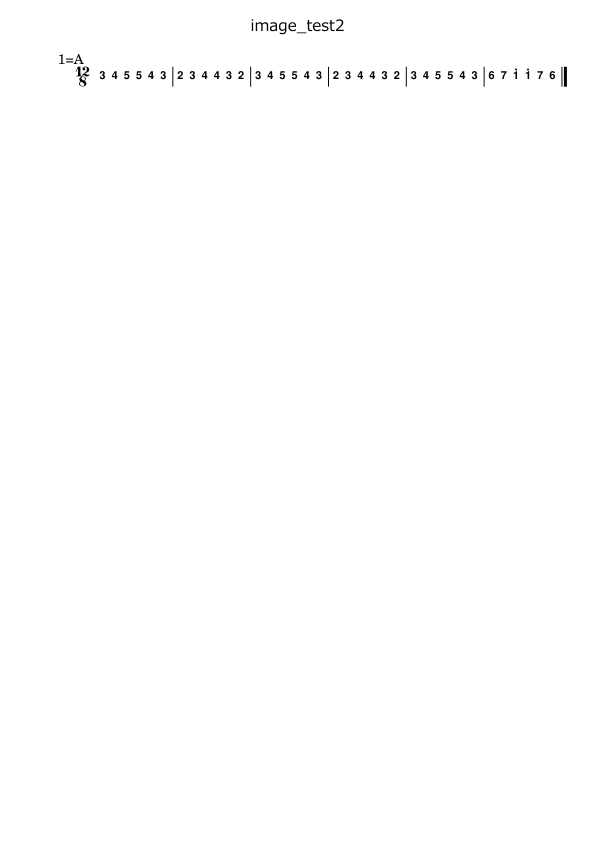
#> input picture image_test2.png, 1191 x 1684 px (shown at 1/2 size)
$ python -i measure_cv.py   (imports and definitions only)
#> lines starting #> are read from the running program, lines starting #| are printed output that depends on the picture; after the words box and inside, x2 and y2 are one past the last pixel; in counts of white or black regions, pixels touching at a corner belong together
"""Deterministic CV analysis of a single-measure jianpu chunk.

The VLM reads digit identities (and accidentals) reliably but mis-reads the
small geometric marks: octave dots, duration underlines, dotted-note dots and
sustain dashes. All of those are plain geometry on a LilyPond-rendered jianpu
image, so this module detects them with connected-component analysis and the
caller overrides the VLM fields / rebuilds the in-measure token sequence.

Detected per measure:
  - digit glyphs (incl. rest '0'), left-to-right, with accidentals merged in
  - octave dots above/below each digit  → oct offset
  - underline count below each digit    → duration q/e/s
  - small mid-height dot right of digit → dotted note
  - sustain dashes at body mid-height   → '-' tokens with x order preserved

Anchoring: the caller passes `n_expected` (the VLM's digit count for the
measure). We keep exactly that many of the most digit-like glyphs, which
sidesteps unstable segmentation. If CV cannot find that many digits the caller
falls back to the VLM's own fields.
"""
from __future__ import annotations

import math
import re
from dataclasses import dataclass, field

import numpy as np

_DARK_THRESH = 160       # 灰度 < 此值视为内容（黑字白底）
_FLAT_AR = 3.0           # w/h >= 此值且矮 → 水平线（下划线或延音线）
_FLAT_MAX_H_FRAC = 0.10  # 水平线厚度上限（占图高比例）
_BARLINE_H_FRAC = 0.40   # 组件高占块高 >= 此比例 → 疑似含小节竖线
                         # （实测低音区小节的竖线 h≈0.44*H，0.45 阈值会漏擦，
                         #  残段把 ref_h 抬高、挤掉真数字 → 误判音符数）
_DOT_MAX_FRAC = 0.38     # 点的宽高上限（相对参考数字高）
_DOT_AR_LO, _DOT_AR_HI = 0.4, 2.6   # 点的宽高比范围（圆点≈1）
_MIN_COMP_PX = 4         # 连通域最少像素，过滤噪点
_ACC_MAX_W = 0.90        # 升降号宽度上限（相对参考数字宽）
_BAND_TOL = 0.62         # 数字主体 y 中心偏离带中心 <= 此比例*参考高 才算同一行


@dataclass
class _Comp:
    x0: int
    y0: int
    w: int
    h: int
    area: int

    @property
    def x1(self) -> int:
        return self.x0 + self.w

    @property
    def y1(self) -> int:
        return self.y0 + self.h

    @property
    def cx(self) -> float:
        return self.x0 + self.w / 2.0

    @property
    def cy(self) -> float:
        return self.y0 + self.h / 2.0


@dataclass
class DigitGlyph:
    """一个数字（含合并进来的升降号）及其检测出的记号。

    acc_char: CV 对左侧紧贴字形的升降号分类——'#'(升)、'b'(降)、
    ''(无或还原号 ♮；还原号在 jianpu 文本里就是裸数字)。
    """
    x0: int
    y0: int
    x1: int
    y1: int
    oct: int = 0
    underlines: int = 0
    dotted: bool = False
    acc_char: str = ''
    acc_w: int = 0          # 升降号组件宽（调试/调参用）
    acc_fill: float = 0.0   # 升降号填充率 area/(w*h)（调试/调参用）

    @property
    def cx(self) -> float:
        return (self.x0 + self.x1) / 2.0

    @property
    def cy(self) -> float:
        return (self.y0 + self.y1) / 2.0

    @property
    def w(self) -> int:
        return self.x1 - self.x0

    @property
    def h(self) -> int:
        return self.y1 - self.y0


@dataclass
class MeasureCV:
    """单小节 CV 分析结果。events 按 x 升序：('note', DigitGlyph) / ('dash', x)。"""
    digits: list[DigitGlyph] = field(default_factory=list)
    dash_xs: list[float] = field(default_factory=list)

    # [17 lines left out: functions events, _col_max_run, not called in this run]


def _erase_barlines(dark: np.ndarray) -> np.ndarray:
    """组件级抹掉小节竖线，返回新 mask。

    两类：
      1. 纯竖线组件（很高且窄）→ 整个组件清除。
      2. 混合组件：时值下划线一直延伸到竖线旁并相连，连通域把
         「下划线+竖线」合成一个又高又宽的组件 → 只清除其中
         垂直游程接近组件全高的列，下划线即与竖线分离。
    高度阈值用块高 H 的比例：数字主体 <0.35H，竖线（含上下余量）≥0.45H。
    """
    import cv2
    H, W = dark.shape
    n, labels, stats, _ = cv2.connectedComponentsWithStats(
        dark.astype(np.uint8), connectivity=8)
    out = dark.copy()
    for i in range(1, n):
        x, y, w, h = (int(stats[i, cv2.CC_STAT_LEFT]), int(stats[i, cv2.CC_STAT_TOP]),
                      int(stats[i, cv2.CC_STAT_WIDTH]), int(stats[i, cv2.CC_STAT_HEIGHT]))
        if h < _BARLINE_H_FRAC * H:
            continue
        mask = labels[y:y + h, x:x + w] == i
        if w <= max(10, 0.12 * h):
            out[y:y + h, x:x + w][mask] = False          # 纯竖线
            continue
        # 混合组件：逐列查游程，抹掉接近全高的列
        sub = out[y:y + h, x:x + w]
        for cx in range(w):
            col = np.where(mask[:, cx], sub[:, cx], False)
            if _col_max_run(col) >= 0.8 * h:
                sub[:, cx][mask[:, cx]] = False
    return out


def _components(dark: np.ndarray) -> list[_Comp]:
    import cv2
    n, _, stats, _ = cv2.connectedComponentsWithStats(
        dark.astype(np.uint8), connectivity=8)
    out = []
    for i in range(1, n):
        x, y, w, h, area = (int(stats[i, cv2.CC_STAT_LEFT]),
                            int(stats[i, cv2.CC_STAT_TOP]),
                            int(stats[i, cv2.CC_STAT_WIDTH]),
                            int(stats[i, cv2.CC_STAT_HEIGHT]),
                            int(stats[i, cv2.CC_STAT_AREA]))
        if area >= _MIN_COMP_PX:
            out.append(_Comp(x, y, w, h, area))
    return out


def _classify_accidental(acc: _Comp, denom_w: float) -> str:
    """把紧贴数字左侧的升降号组件分类为 '#'（升）或 'n'（还原 ♮）。

    LilyPond 简谱字体里宽度差异稳定（image_test0 实测，相对数字宽）：
      ♯  0.65–0.69（两竖两横，宽）
      ♮  0.45–0.47（两竖错位，窄）
    TODO: ♭（降号）在现有测试谱中未出现，暂归入 'n'；遇到降号谱
    需要补充形状特征（♭ 上半窄下半宽）。
    """
    rel_w = acc.w / max(1.0, denom_w)
    return '#' if rel_w >= 0.55 else 'n'


def _detect_timesig_cutoff(cands: list[_Comp], H: int) -> float:
    """块 0 含拍号（上下叠放的两个大数字）和 '1=X' 调号文本。

    找垂直堆叠对：x 重叠 >= 60%、两者都较大、合计高度接近内容高 → 拍号。
    返回其右边缘 + 余量；CV 忽略其左侧的一切（调号文本在拍号左上方）。
    """
    big = [c for c in cands if c.h >= 0.22 * H]
    for a in big:
        for b in big:
            if b.y0 <= a.y0 or b is a:
                continue
            ox = min(a.x1, b.x1) - max(a.x0, b.x0)
            if ox < 0.6 * min(a.w, b.w):
                continue
            if b.y0 - a.y1 > 0.25 * H:
                continue
            # 用堆叠对的总纵跨（上字形顶 → 下字形底）判定，而非两高之和：
            # 实测 4/4 拍号两个 '4' 总跨 ~0.45*H；旧的 0.55*H 阈值漏判，
            # 导致 '1=G' 调号文本与拍号数字漏进首小节被当成音符。
            if (b.y1 - a.y0) >= 0.40 * H:
                return max(a.x1, b.x1) + 0.02 * H
    return -1.0


def analyze_measure(img, n_expected: int) -> MeasureCV | None:
    """Analyze ONE measure image. Returns None when CV cannot anchor reliably.

    Args:
        img: PIL image of one measure chunk (cropped + upscaled by caller).
        n_expected: VLM's digit count for this measure (rests included,
            sustain dashes excluded). CV keeps exactly this many digit glyphs;
            returns None if it cannot. Pass -1 to keep ALL in-band glyphs
            (unanchored mode, used by count_digits).
    """
    if n_expected == 0 or n_expected < -1:
        return None
    g = np.array(img.convert('L'))
    H, W = g.shape
    dark = _erase_barlines(g < _DARK_THRESH)
    comps = _components(dark)
    if not comps:
        return None

    # ── 1. 粗分类：水平线（flat）/ 字形候选（竖线已在 mask 阶段抹掉） ────
    flats: list[_Comp] = []
    glyphs: list[_Comp] = []
    for c in comps:
        if c.x0 <= 1 or c.x1 >= W - 2:
            continue   # 贴着块边缘 → 邻小节字形被裁剪的残片
        if c.h >= _BARLINE_H_FRAC * H and c.w <= 0.12 * c.h:
            continue   # 竖线残段兜底
        if (c.h <= _FLAT_MAX_H_FRAC * H and c.w >= _FLAT_AR * c.h):
            flats.append(c)
        else:
            glyphs.append(c)
    if not glyphs:
        return None

    # ── 2. 块 0 的拍号/调号区域：忽略其左侧的所有内容 ────────────────────
    cutoff = _detect_timesig_cutoff(glyphs, H)
    if cutoff > 0:
        glyphs = [c for c in glyphs if c.cx > cutoff]
        flats = [c for c in flats if c.cx > cutoff]
        if not glyphs:
            return None

    # ── 3. 参考尺寸：用较大的字形估计数字的典型高/宽 ────────────────────
    #     80 分位向上取整：只有 2 个字形（数字+八度点）时必须取大的那个；
    #     宽度同理——窄数字"1"和升降号会把中位数拉得过低
    hs = sorted(c.h for c in glyphs)
    ref_h = hs[min(len(hs) - 1, math.ceil(0.8 * (len(hs) - 1)))]
    big = [c for c in glyphs if c.h >= 0.7 * ref_h]
    ws = sorted(c.w for c in big) or [ref_h // 2]
    ref_w = ws[min(len(ws) - 1, math.ceil(0.8 * (len(ws) - 1)))]

    # ── 4. 合并升降号：#/b/♮ 紧贴其右侧数字（间距 ~0.3*数字宽），
    #     远小于音符之间的排版间距（>= ~0.5*数字宽）
    big_sorted = sorted(big, key=lambda c: c.x0)
    merge_gap = 0.45 * ref_w
    merged: list[list[_Comp]] = []
    for c in big_sorted:
        if merged:
            prev = merged[-1]
            gap = c.x0 - max(p.x1 for p in prev)
            prev_w = max(p.x1 for p in prev) - min(p.x0 for p in prev)
            # 前一组是较窄字形（疑似升降号）且与当前字形几乎相接 → 合并
            if gap <= merge_gap and prev_w <= _ACC_MAX_W * ref_w:
                prev.append(c)
                continue
        merged.append([c])

    # 组内面积最大的组件是数字本体；bbox 用本体而非整组——
    # 升降号比数字高，若把它并入 bbox，body_top 会被抬到八度点之上，
    # 导致"点在主体上方"的判断失败。
    cands: list[DigitGlyph] = []
    for grp in merged:
        body = max(grp, key=lambda c: c.area)
        dg = DigitGlyph(body.x0, body.y0, body.x1, body.y1)
        accs = [c for c in grp if c is not body and c.x1 <= body.x0 + 2]
        if accs:
            acc = max(accs, key=lambda c: c.area)
            dg.acc_char = _classify_accidental(acc, max(body.w, ref_w))
            dg.acc_w = acc.w
            dg.acc_fill = acc.area / max(1, acc.w * acc.h)
        cands.append(dg)

    # ── 5. 选数字：先用全体大字形的 y 中位数定主体带，剔除带外字形
    #     （上标小节号、力度记号等），再按面积取 top-N ────────────────────
    band_cy = float(np.median([d.cy for d in cands]))
    in_band = [d for d in cands if abs(d.cy - band_cy) <= _BAND_TOL * ref_h]
    if n_expected == -1:
        sel = in_band                       # 无锚模式：保留全部带内字形
    else:
        ranked = sorted(in_band, key=lambda d: d.w * d.h, reverse=True)
        sel = ranked[:n_expected]
        if len(sel) != n_expected:
            return None
    digits = sorted(sel, key=lambda d: d.x0)

    # 数字主体 y 带（用于区分延音线 / 下划线 / 八度点）
    body_top = float(np.median([d.y0 for d in digits]))
    body_bot = float(np.median([d.y1 for d in digits]))

    # ── 6. 小字形（点）：分配八度点 / 附点 ──────────────────────────────
    dot_max = _DOT_MAX_FRAC * ref_h
    small = [c for c in glyphs
             if c.h <= dot_max and c.w <= dot_max
             and _DOT_AR_LO <= (c.w / max(1, c.h)) <= _DOT_AR_HI
             and not any(d.x0 <= c.cx <= d.x1 and d.y0 <= c.cy <= d.y1
                         for d in digits)]
    for c in small:
        # 附点：y 在主体带内，且紧跟某数字右侧
        if body_top - 0.1 * ref_h <= c.cy <= body_bot + 0.1 * ref_h:
            left = [d for d in digits if d.x1 <= c.cx]
            if left:
                d = max(left, key=lambda d: d.x1)
                if c.x0 - d.x1 <= 0.9 * ref_w:
                    d.dotted = True
            continue
        # 八度点：x 居中对齐某数字，y 在其上方或下方
        # 窗口取 1.7*ref_h：双低八度（oct=-2）的两个堆叠点中，第二个点会被
        # 数字下方的时值下划线往下挤，实测落在 ~1.24*ref_h 处；窗口必须够宽
        # 才能把它算进来（旧的 1.2 阈值会漏掉带下划线低音的第二个点 → 误判为
        # -1）。1.7*ref_h 在 280px 单小节块内仍不会触及相邻行。
        for d in digits:
            if abs(c.cx - d.cx) > 0.55 * max(d.w, ref_w * 0.5):
                continue
            if c.cy < body_top and (body_top - c.cy) <= 1.7 * ref_h:
                d.oct += 1
            elif c.cy > body_bot and (c.cy - body_bot) <= 1.7 * ref_h:
                d.oct -= 1
            break
    for d in digits:
        d.oct = max(-2, min(2, d.oct))

    # ── 7. 水平线：主体带中间 → 延音线；主体带下方 → 时值下划线 ──────────
    dash_xs: list[float] = []
    for c in flats:
        if c.cy <= body_bot - 0.15 * ref_h:
            # 主体带内（中线附近）→ 延音线
            if c.cy >= body_top - 0.1 * ref_h:
                dash_xs.append(c.cx)
            continue
        # 下划线：给 x 区间有重叠的每个数字 +1
        for d in digits:
            if min(c.x1, d.x1) - max(c.x0, d.x0) > 0.3 * d.w:
                d.underlines += 1
    for d in digits:
        d.underlines = min(d.underlines, 2)

    return MeasureCV(digits=digits, dash_xs=sorted(dash_xs))


_UL_TO_DUR = {0: 'q', 1: 'e', 2: 's'}

_P_SANITIZE = re.compile(r"^([#b♯♭]?)([0-7iríRI])[',’.]*$")


# [51 lines left out: functions _sanitize_digit, _apply_accidentals, not called in this run]


_HOLE_DIGITS = set('046')      # 这套字体里带封闭洞的数字
_OPEN_DIGITS = set('12357')    # 无洞数字


# [41 lines left out: functions _count_holes, verify_identities, not called in this run]


_SIG_SIZE = 24          # 模板签名图边长
_TEMPLATE_MIN_SIM = 0.95  # 模板命中阈值（同页同字形余弦相似度实测 >= 0.993）


# [82 lines left out: functions _glyph_signature, harvest_glyph_templates, reclassify_by_templates, count_digits, not called in this run]


def glyph_crops(img, pad_frac: float = 0.15) -> list:
    """无锚分析小节图，返回每个数字字形的小裁剪图（含左侧升降号区域）。

    用于逐字形识别兜底：VLM 对整小节漏读/多读时，把每个字形单独裁出来
    问"这是什么数字"，错误模式大幅简化。裁剪不含上下八度点——八度由
    CV 独管，露出点反而诱导 VLM 输出 'i' 等组合字形。
    返回 [(DigitGlyph, PIL.Image), ...] 按 x 升序；分析失败返回 []。
    """
    cv = analyze_measure(img, n_expected=-1)
    if cv is None or not cv.digits:
        return []
    W, H = img.size
    out = []
    digs = cv.digits
    for i, d in enumerate(digs):
        # 左边界：向左扩一个字宽以包含升降号，但不越过前一个字形
        left_lim = digs[i - 1].x1 + 2 if i > 0 else max(0, d.x0 - int(1.2 * d.w))
        x0 = max(left_lim, d.x0 - int(1.0 * d.w))
        x1 = min(W, d.x1 + int(0.25 * d.w))
        y0 = max(0, d.y0 - int(pad_frac * d.h))
        y1 = min(H, d.y1 + int(pad_frac * d.h))
        out.append((d, img.crop((x0, y0, x1, y1))))
    return out


# [61 lines left out: functions build_notes_from_cv, reconcile, not called in this run]

>>> from PIL import Image
>>> picture = Image.open('../../image_test2.png')
#> picture is the input picture: PIL image 1191x1684 RGB; min 0, max 255, mean 254.3
>>> result = glyph_crops(picture)
#> in _erase_barlines, `n, labels, stats, _ = cv2.connectedComponentsWithStats( dark.astype(np..`:
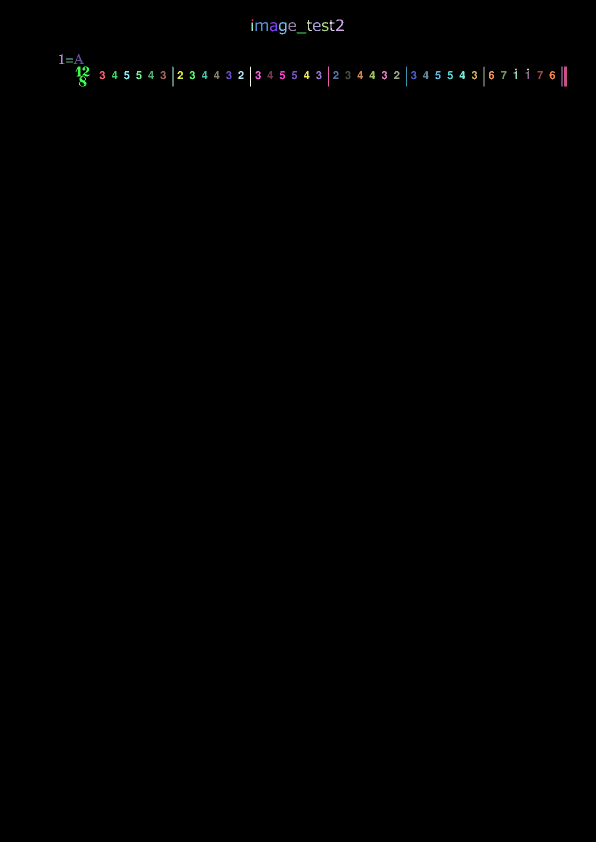
#> labels: shape (1684, 1191) int32 (shown at 1/2 size); 63 distinct labels, from 0 to 62; one colour per label, 0 black
#> in _erase_barlines, `n, labels, stats, _ = cv2.connectedComponentsWithStats( dark.astype(np..`: n = 63; stats = 63 rows, first 6: [0, 0, 1191, 1684, 1999536], [503, 39, 4, 3, 10], [672, 39, 16, 23, 141], [614, 40, 10, 22, 78], [659, 40, 10, 22, 78], [503, 45, 3, 17, 51]
#> in _erase_barlines, `out = dark.copy()`:
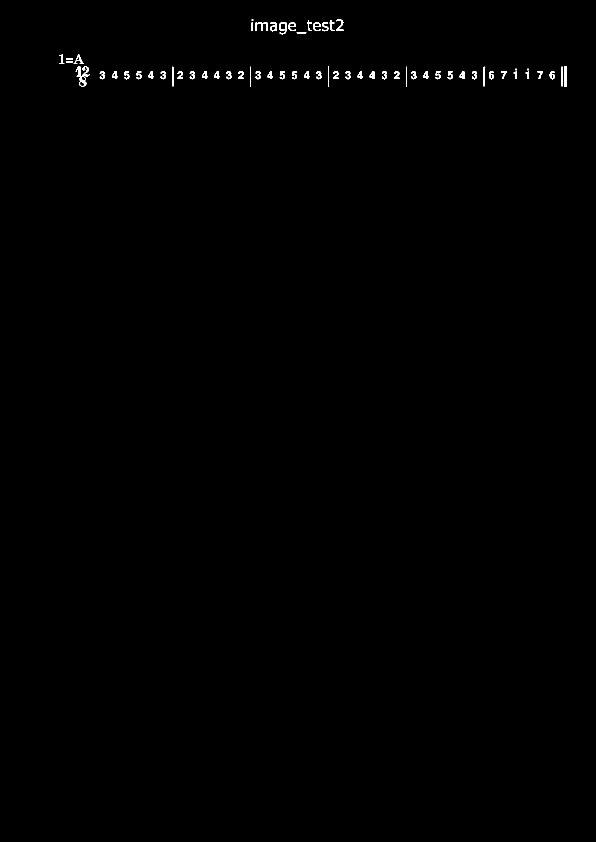
#> out: shape (1684, 1191) bool (shown at 1/2 size); 0.3% white; 62 white regions (3 under 20 px), largest, box (x1, y1, x2, y2) and area: (151, 133, 179, 173) 419, (1128, 133, 1134, 173) 240, (511, 44, 536, 62) 194
#> the loop in _erase_barlines, `for i in range(1, n):` made 62 passes
#> (x, y, w, h) on passes 1 to 12: (503, 39, 4, 3), (672, 39, 16, 23), (614, 40, 10, 22), (659, 40, 10, 22), (503, 45, 3, 17), (511, 44, 25, 18), (540, 44, 14, 19), (558, 44, 15, 25), (577, 44, 15, 18), (626, 44, 15, 18), (644, 44, 13, 19), (593, 65, 20, 2)
#> in _components, `n, _, stats, _ = cv2.connectedComponentsWithStats( dark.astype(np.uint..`: n = 63
#> the loop in _components, `for i in range(1, n):` made 62 passes
#> (x, y, w, h, area) on passes 2 to 13: (672, 39, 16, 23, 141), (614, 40, 10, 22, 78), (659, 40, 10, 22, 78), (503, 45, 3, 17, 51), (511, 44, 25, 18, 194), (540, 44, 14, 19, 139), (558, 44, 15, 25, 178), (577, 44, 15, 18, 130), (626, 44, 15, 18, 130), (644, 44, 13, 19, 111), (593, 65, 20, 2, 38), (118, 108, 11, 20, 74)
#> after the loop in _components, `for i in range(1, n):`: out = 62 items
#> the loop in analyze_measure, `for c in comps:` made 62 passes
#> after the loop in analyze_measure, `for c in comps:`: flats = 3 items; glyphs = 59 items
#> in _detect_timesig_cutoff, `big = [c for c in cands if c.h >= 0.22 * H]`: big = []
#> in analyze_measure, `cutoff = _detect_timesig_cutoff(glyphs, H)`: cutoff = -1
#> in analyze_measure, `hs = sorted(c.h for c in glyphs)`: hs = 59 values from 3 to 40
#> in analyze_measure, `ref_h = hs[min(len(hs) - 1, math.ceil(0.8 * (len(hs) - 1)))]`: ref_h = 22
#> in analyze_measure, `big = [c for c in glyphs if c.h >= 0.7 * ref_h]`: big = 56 items
#> in analyze_measure, `ws = sorted(c.w for c in big) or [ref_h // 2]`: ws = 56 values from 2 to 28
#> in analyze_measure, `ref_w = ws[min(len(ws) - 1, math.ceil(0.8 * (len(ws) - 1)))]`: ref_w = 11
#> in analyze_measure, `big_sorted = sorted(big, key=lambda c: c.x0)`: big_sorted = 56 items
#> in analyze_measure, `merge_gap = 0.45 * ref_w`: merge_gap = 4.95
#> the loop in analyze_measure, `for c in big_sorted:` made 56 passes
#> (gap, prev_w) on passes 2 to 13: (18, 11), (-17, 21), (20, 28), (14, 11), (13, 11), (13, 11), (13, 11), (13, 12), (13, 11), (8, 2), (13, 11), (14, 11)
#> the loop in analyze_measure, `for grp in merged:` made 53 passes
#> the loop in analyze_measure, `for c in small:` made 3 passes
#> the loop in analyze_measure, `for d in digits:` made 43 passes
#> the loop in analyze_measure, `for c in flats:` made 3 passes
#> the loop in glyph_crops, `for i, d in enumerate(digs):` made 43 passes
